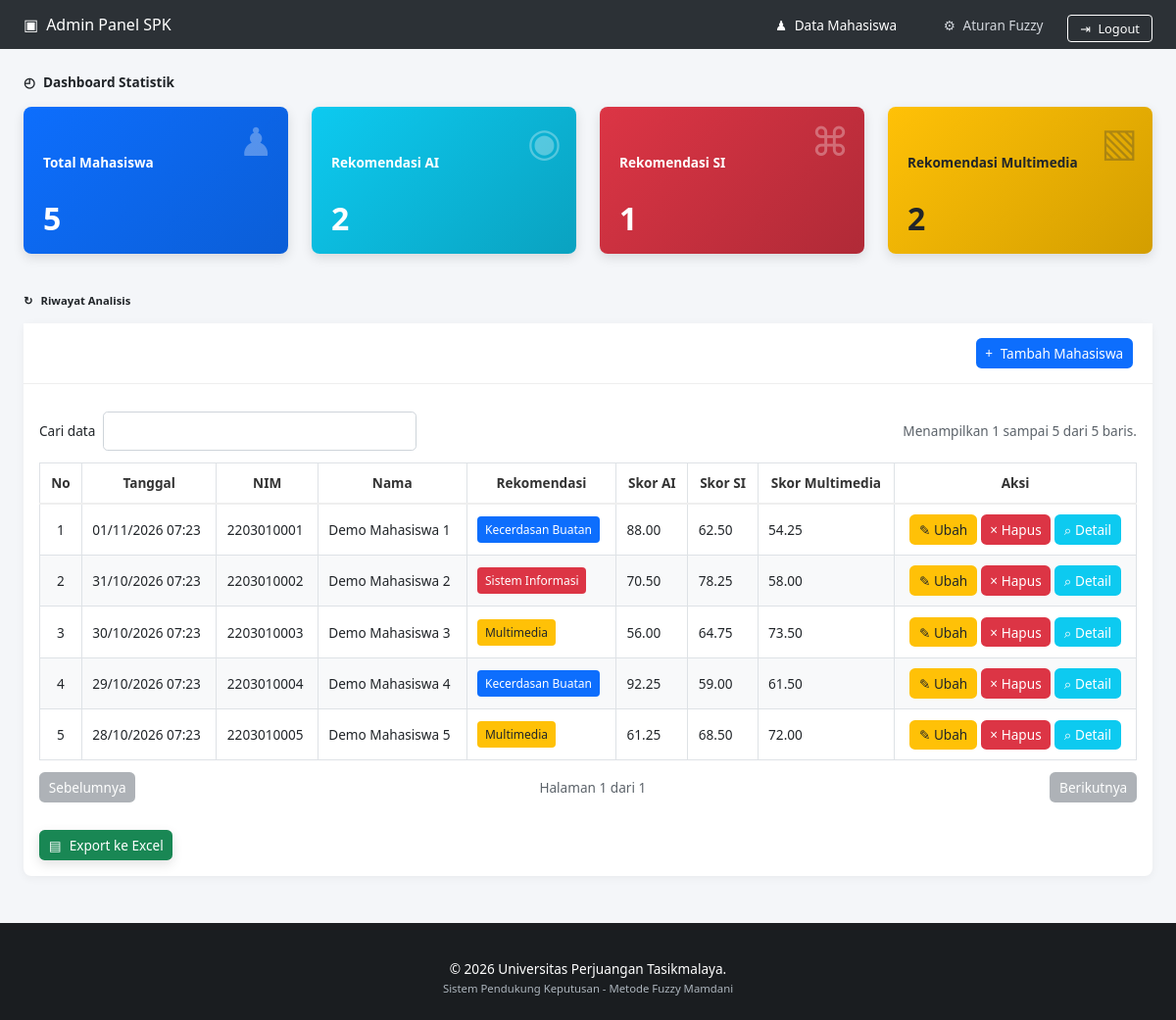
Screenshot of /pages/admin/dashboard.php (signed in) with the database file from the repository.
### tables this page shows
CREATE TABLE IF NOT EXISTS hasil_rekomendasi (
    id INT NOT NULL AUTO_INCREMENT,
    id_mahasiswa INT NOT NULL,
    skor_rpl DECIMAL(5,2) NOT NULL,
    skor_jaringan DECIMAL(5,2) NOT NULL,
    skor_multimedia DECIMAL(5,2) NOT NULL,
    rekomendasi_utama VARCHAR(100) NOT NULL,
    created_at TIMESTAMP DEFAULT CURRENT_TIMESTAMP,
    PRIMARY KEY (id),
    UNIQUE KEY hasil_mahasiswa_unique (id_mahasiswa),
    CONSTRAINT hasil_mahasiswa_fk
        FOREIGN KEY (id_mahasiswa) REFERENCES mahasiswa (id) ON DELETE CASCADE
);

CREATE TABLE IF NOT EXISTS mahasiswa (
    id INT NOT NULL AUTO_INCREMENT,
    nim VARCHAR(20) NOT NULL,
    nama VARCHAR(100) NOT NULL,
    ipk DECIMAL(4,2) NOT NULL,
    nilai_mk DECIMAL(5,2) NOT NULL,
    sks DECIMAL(5,2) NOT NULL,
    minat DECIMAL(5,2) NOT NULL DEFAULT 0,
    komitmen DECIMAL(5,2) NOT NULL DEFAULT 0,
    tanggal_input TIMESTAMP DEFAULT CURRENT_TIMESTAMP,
    PRIMARY KEY (id),
    UNIQUE KEY mahasiswa_nim_unique (nim)
);

### pages/admin/dashboard.php (the view, shortened to what this page needs)
<?php
require_once '../../includes/database.php';
$total_mhs = $pdo->query("SELECT COUNT(*) FROM mahasiswa")->fetchColumn();
$stmt_stats = $pdo->query("SELECT skor_jaringan, skor_rpl, skor_multimedia FROM hasil_rekomendasi");
$results_stats = $stmt_stats->fetchAll(PDO::FETCH_ASSOC);
$total_ka = 0;
$total_si = 0;
$total_mm = 0;
$epsilon = 0.001;
foreach ($results_stats as $row) {
    $s_ka = floatval($row['skor_jaringan']);
    $s_si = floatval($row['skor_rpl']);
    $s_mm = floatval($row['skor_multimedia']);
    $max_score = max($s_ka, $s_si, $s_mm);
    if ($max_score > 0) {
        if (abs($s_ka - $max_score) < $epsilon) $total_ka++;
        if (abs($s_si - $max_score) < $epsilon) $total_si++;
        if (abs($s_mm - $max_score) < $epsilon) $total_mm++;
    }
}
$query = "
    SELECT m.id as mahasiswa_id, m.nim, m.nama, m.ipk, m.nilai_mk, m.sks, m.tanggal_input,
           h.skor_jaringan, h.skor_rpl, h.skor_multimedia, h.rekomendasi_utama
    FROM mahasiswa m
    LEFT JOIN hasil_rekomendasi h ON m.id = h.id_mahasiswa
    ORDER BY m.tanggal_input DESC
";
$stmt = $pdo->query($query);
$mahasiswa = $stmt->fetchAll();
?>
<!DOCTYPE html>
<html lang="id">
<head>
    <link rel="stylesheet" href="../../assets/css/style.css">
    <link rel="stylesheet" href="../../assets/css/admin.css">
    <link rel="stylesheet" href="../../assets/css/dashboard.css">
</head>
<body class="admin-dashboard-page">
    <header class="site-header">
    <nav class="navbar navbar-expand-lg navbar-dark navbar-custom">
        <div class="container-fluid px-4">
            <a class="navbar-brand d-flex align-items-center" href="dashboard.php">
                <i class="fas fa-cube me-2"></i> Admin Panel SPK
            </a>
            <div class="navbar-collapse" id="adminNavigation">
                <div class="navbar-nav ms-auto align-items-lg-center">
                    <a class="nav-link aktif" href="dashboard.php" aria-current="page"><i class="fas fa-users me-1"></i> Data Mahasiswa</a>
                    <a class="nav-link" href="aturan.php"><i class="fas fa-cogs me-1"></i> Aturan Fuzzy</a>
                    <a class="btn btn-logout ms-lg-3 mt-2 mt-lg-0" href="logout.php"><i class="fas fa-sign-out-alt me-1"></i> Logout</a>
                </div>
            </div>
        </div>
    </nav>
    </header>
    <main class="site-main">
    <div class="container-fluid px-4 mt-4 mb-5">
        <h4 class="fw-bold mb-3"><i class="fas fa-tachometer-alt me-2"></i>Dashboard Statistik</h4>
        <div class="row mb-4">
            <div class="col-md-3 mb-3">
                <div class="card stat-card bg-card-blue shadow-sm">
                    <div class="card-body position-relative">
                        <h6>Total Mahasiswa</h6>
                        <h2><?= $total_mhs ?></h2>
                        <i class="fas fa-users icon-bg"></i>
                    </div>
                </div>
            </div>
            <div class="col-md-3 mb-3">
                <div class="card stat-card bg-card-cyan shadow-sm">
                    <div class="card-body position-relative">
                        <h6>Rekomendasi AI</h6>
                        <h2><?= $total_ka ?></h2>
                        <i class="fas fa-brain icon-bg"></i>
                    </div>
                </div>
            </div>
            <div class="col-md-3 mb-3">
                <div class="card stat-card bg-card-red shadow-sm">
                    <div class="card-body position-relative">
                        <h6>Rekomendasi SI</h6>
                        <h2><?= $total_si ?></h2>
                        <i class="fas fa-network-wired icon-bg"></i>
                    </div>
                </div>
            </div>
            <div class="col-md-3 mb-3">
                <div class="card stat-card bg-card-yellow shadow-sm">
                    <div class="card-body position-relative">
                        <h6 class="text-dark">Rekomendasi Multimedia</h6>
                        <h2 class="text-dark"><?= $total_mm ?></h2>
                        <i class="fas fa-photo-video icon-bg"></i>
                    </div>
                </div>
            </div>
        </div>
        <h5 class="fw-bold mb-3 mt-4"><i class="fas fa-history me-2"></i>Riwayat Analisis</h5>
        <div class="card card-table">
            <div class="card-header d-flex justify-content-between align-items-center">
                <button type="button" class="btn btn-primary btn-sm" data-modal-target="#addModal">
                    <i class="fas fa-plus me-1"></i> Tambah Mahasiswa
                </button>
            </div>
            <div class="card-body p-3">
                <div class="table-responsive">
                    <table id="dataTable" class="table table-hover table-bordered align-middle data-table">
                        <thead>
                            <tr>
                                <th>No</th>
                                <th>Tanggal</th>
                                <th>NIM</th>
                                <th>Nama</th>
                                <th>Rekomendasi</th>
                                <th>Skor AI</th>
                                <th>Skor SI</th>
                                <th>Skor Multimedia</th>
                                <th>Aksi</th>
                            </tr>
                        </thead>
                        <tbody>
                            <?php $no = 1; foreach ($mahasiswa as $row): ?>
                                <tr>
                                    <td class="text-center"><?= $no++ ?></td>
                                    <td><?= date('d/m/Y H:i', strtotime($row['tanggal_input'])) ?></td>
                                    <td><?= htmlspecialchars($row['nim']) ?></td>
                                    <td><?= htmlspecialchars($row['nama']) ?></td>
                                    <td>
                                        <?php
                                        $s_ka = floatval($row['skor_jaringan'] ?? 0);
                                        $s_si = floatval($row['skor_rpl'] ?? 0);
                                        $s_mm = floatval($row['skor_multimedia'] ?? 0);
                                        $max_score = max($s_ka, $s_si, $s_mm);
                                        $winners = [];
                                        $epsilon = 0.001;
                                        if ($max_score > 0) {
                                            if (abs($s_ka - $max_score) < $epsilon) $winners[] = 'Kecerdasan Buatan';
                                            if (abs($s_si - $max_score) < $epsilon) $winners[] = 'Sistem Informasi';
                                            if (abs($s_mm - $max_score) < $epsilon) $winners[] = 'Multimedia';
                                        }
                                        $rek = empty($winners) ? 'Belum diproses' : implode(' atau ', $winners);
                                        $badgeClass = 'bg-secondary';
                                        if (!empty($winners)) {
                                            if (count($winners) > 1) {
                                                $badgeClass = 'bg-success';
                                            } elseif ($winners[0] == 'Kecerdasan Buatan') {
                                                $badgeClass = 'bg-primary';
                                            } elseif ($winners[0] == 'Sistem Informasi') {
                                                $badgeClass = 'bg-danger';
                                            } elseif ($winners[0] == 'Multimedia') {
                                                $badgeClass = 'bg-warning text-dark';
                                            }
                                        }
                                        ?>
                                        <span class="badge badge-rekomendasi <?= $badgeClass ?>">
                                            <?= htmlspecialchars($rek) ?>
                                        </span>
                                    </td>
                                    <td><?= number_format($row['skor_jaringan'] ?? 0, 2) ?></td>
                                    <td><?= number_format($row['skor_rpl'] ?? 0, 2) ?></td>
                                    <td><?= number_format($row['skor_multimedia'] ?? 0, 2) ?></td>
                                    <td class="text-center">
                                        <button type="button" class="btn btn-warning btn-sm text-dark edit-student"
                                            data-modal-target="#editModal"
                                            data-student-id="<?= (int)$row['mahasiswa_id'] ?>"
                                            data-nim="<?= htmlspecialchars($row['nim'], ENT_QUOTES, 'UTF-8') ?>"
                                            data-name="<?= htmlspecialchars($row['nama'], ENT_QUOTES, 'UTF-8') ?>"
                                            data-ipk="<?= htmlspecialchars($row['ipk'] ?? '', ENT_QUOTES, 'UTF-8') ?>"
                                            data-nilai="<?= htmlspecialchars($row['nilai_mk'] ?? '', ENT_QUOTES, 'UTF-8') ?>"
                                            data-sks="<?= htmlspecialchars($row['sks'] ?? '', ENT_QUOTES, 'UTF-8') ?>"
                                            aria-label="Ubah data <?= htmlspecialchars($row['nama'], ENT_QUOTES, 'UTF-8') ?>">
                                            <i class="fas fa-edit"></i> Ubah
                                        </button>
                                        <button type="button" class="btn btn-danger btn-sm delete-student"
                                            data-modal-target="#deleteModal"
                                            data-student-id="<?= (int)$row['mahasiswa_id'] ?>"
                                            data-student-name="<?= htmlspecialchars($row['nama'], ENT_QUOTES, 'UTF-8') ?>">
                                            <i class="fas fa-trash"></i> Hapus
                                        </button>
                                        <?php if($row['rekomendasi_utama']): ?>
                                            <a href="../hasil.php?nim=<?= urlencode($row['nim']) ?>" target="_blank" class="btn btn-info btn-sm text-white">
                                                <i class="fas fa-search"></i> Detail
                                            </a>
                                        <?php else: ?>
                                            <a href="../input.php?nim=<?= urlencode($row['nim']) ?>" class="btn btn-success btn-sm text-white" title="Proses Analisis Sekarang">
                                                <i class="fas fa-calculator"></i> Proses
                                            </a>
                                        <?php endif; ?>
                                    </td>
                                </tr>
                            <?php endforeach; ?>
                        </tbody>
                    </table>
                </div>
                <div class="mt-3">
                    <button onclick="exportTableToExcel('dataTable', 'data-rekomendasi-spk')" class="btn btn-success shadow-sm btn-sm">
                        <i class="fas fa-file-excel me-2"></i>Export ke Excel
                    </button>
                </div>
            </div>
        </div>
    </div>
    </main>
    <footer class="site-footer">
        <p>&copy; 2026 Universitas Perjuangan Tasikmalaya.</p>
        <small>Sistem Pendukung Keputusan - Metode Fuzzy Mamdani</small>
    </footer>
</body>
</html>

### assets/css/admin.css (style rules this page uses)
.admin-dashboard-page, .admin-rules-page { background-color: #f4f6f9; font-size: 0.85rem; }
.navbar-custom { min-height: 55px; background-color: #2c3136 !important; }
.navbar-custom .navbar-brand { color: #fff; font-size: 1rem; font-weight: 500; }
.navbar-custom .nav-link { margin-left: 10px; color: #d1d5db !important; font-size: 0.85rem; }
.navbar-custom .nav-link.aktif, .navbar-custom .nav-link:hover { color: #fff !important; }
.navbar-custom .btn-logout { padding: 4px 12px; border: 1px solid #fff; border-radius: 4px; color: #fff; background-color: transparent; font-size: 0.8rem; }
.admin-rules-page .card-table, .admin-dashboard-page .card-table { border: 0; border-radius: 8px; box-shadow: 0 2px 10px rgba(0, 0, 0, 0.05); }
.admin-rules-page .card-table .card-header, .admin-dashboard-page .card-table .card-header { padding: 15px 20px; border-bottom: 1px solid #eee; background-color: #fff; }
.admin-rules-page .table th, .admin-dashboard-page .table th { border-bottom: 2px solid #eee; color: #333; background-color: #fff; font-size: 0.85rem; font-weight: 600; }
.admin-rules-page .table td, .admin-dashboard-page .table td { vertical-align: middle; font-size: 0.85rem; }

### assets/css/dashboard.css (style rules this page uses)
.stat-card { border: 0; border-radius: 8px; color: #fff; }
.stat-card .card-body { padding: 15px 20px; }
.stat-card h6 { margin-bottom: 5px; font-size: 0.85rem; font-weight: 600; }
.stat-card h2 { margin-bottom: 0; font-size: 2rem; font-weight: 700; }
.stat-card .icon-bg { position: absolute; top: 15px; right: 15px; font-size: 2.5rem; opacity: 0.3; }
.bg-card-blue { background: linear-gradient(135deg, #0d6efd, #0b5ed7); }
.bg-card-cyan { background: linear-gradient(135deg, #0dcaf0, #0aa2c0); }
.bg-card-red { background: linear-gradient(135deg, #dc3545, #b02a37); }
.bg-card-yellow { color: #333 !important; background: linear-gradient(135deg, #ffc107, #d39e00); }
.badge-rekomendasi { padding: 5px 8px; border-radius: 4px; font-size: 0.75rem; font-weight: 500; }

### rows the page displays
hasil_rekomendasi: id_mahasiswa.tanggal_input "01/11/2026 07:23", id_mahasiswa.nim "2203010001", id_mahasiswa.nama "Demo Mahasiswa 1", rek "Kecerdasan Buatan", skor_jaringan "88.00", skor_rpl "62.50", skor_multimedia "54.25"
hasil_rekomendasi: id_mahasiswa.tanggal_input "31/10/2026 07:23", id_mahasiswa.nim "2203010002", id_mahasiswa.nama "Demo Mahasiswa 2", rek "Sistem Informasi", skor_jaringan "70.50", skor_rpl "78.25", skor_multimedia "58.00"
hasil_rekomendasi: id_mahasiswa.tanggal_input "30/10/2026 07:23", id_mahasiswa.nim "2203010003", id_mahasiswa.nama "Demo Mahasiswa 3", rek "Multimedia", skor_jaringan "56.00", skor_rpl "64.75", skor_multimedia "73.50"
hasil_rekomendasi: id_mahasiswa.tanggal_input "29/10/2026 07:23", id_mahasiswa.nim "2203010004", id_mahasiswa.nama "Demo Mahasiswa 4", rek "Kecerdasan Buatan", skor_jaringan "92.25", skor_rpl "59.00", skor_multimedia "61.50"
hasil_rekomendasi: id_mahasiswa.tanggal_input "28/10/2026 07:23", id_mahasiswa.nim "2203010005", id_mahasiswa.nama "Demo Mahasiswa 5", rek "Multimedia", skor_jaringan "61.25", skor_rpl "68.50", skor_multimedia "72.00"

### other values shown
$total_mhs "5"
$total_ka "2"
$total_si "1"
$total_mm "2"
